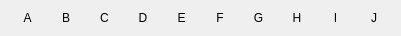
   <widget class="QWidget" name="layoutWidget">
    <property name="geometry">
     <rect>
      <x>140</x>
      <y>130</y>
      <width>401</width>
      <height>22</height>
     </rect>
    </property>
    <layout class="QHBoxLayout" name="letters_your_field">
     <item>
      <widget class="QLabel" name="label_2">
       <property name="text">
        <string>A</string>
       </property>
       <property name="alignment">
        <set>Qt::AlignCenter</set>
       </property>
      </widget>
     </item>
     <item>
      <widget class="QLabel" name="label_3">
       <property name="text">
        <string>B</string>
       </property>
       <property name="alignment">
        <set>Qt::AlignCenter</set>
       </property>
      </widget>
     </item>
     <item>
      <widget class="QLabel" name="label_4">
       <property name="text">
        <string>C</string>
       </property>
       <property name="alignment">
        <set>Qt::AlignCenter</set>
       </property>
      </widget>
     </item>
     <item>
      <widget class="QLabel" name="label_5">
       <property name="text">
        <string>D</string>
       </property>
       <property name="alignment">
        <set>Qt::AlignCenter</set>
       </property>
      </widget>
     </item>
     <item>
      <widget class="QLabel" name="label_6">
       <property name="text">
        <string>E</string>
       </property>
       <property name="alignment">
        <set>Qt::AlignCenter</set>
       </property>
      </widget>
     </item>
     <item>
      <widget class="QLabel" name="label_7">
       <property name="text">
        <string>F</string>
       </property>
       <property name="alignment">
        <set>Qt::AlignCenter</set>
       </property>
      </widget>
     </item>
     <item>
      <widget class="QLabel" name="label_8">
       <property name="text">
        <string>G</string>
       </property>
       <property name="alignment">
        <set>Qt::AlignCenter</set>
       </property>
      </widget>
     </item>
     <item>
      <widget class="QLabel" name="label_9">
       <property name="text">
        <string>H</string>
       </property>
       <property name="alignment">
        <set>Qt::AlignCenter</set>
       </property>
      </widget>
     </item>
     <item>
      <widget class="QLabel" name="label_10">
       <property name="text">
        <string>I</string>
       </property>
       <property name="alignment">
        <set>Qt::AlignCenter</set>
       </property>
      </widget>
     </item>
     <item>
      <widget class="QLabel" name="label_11">
       <property name="text">
        <string>J</string>
       </property>
       <property name="alignment">
        <set>Qt::AlignCenter</set>
       </property>
      </widget>
     </item>
    </layout>
   </widget>
